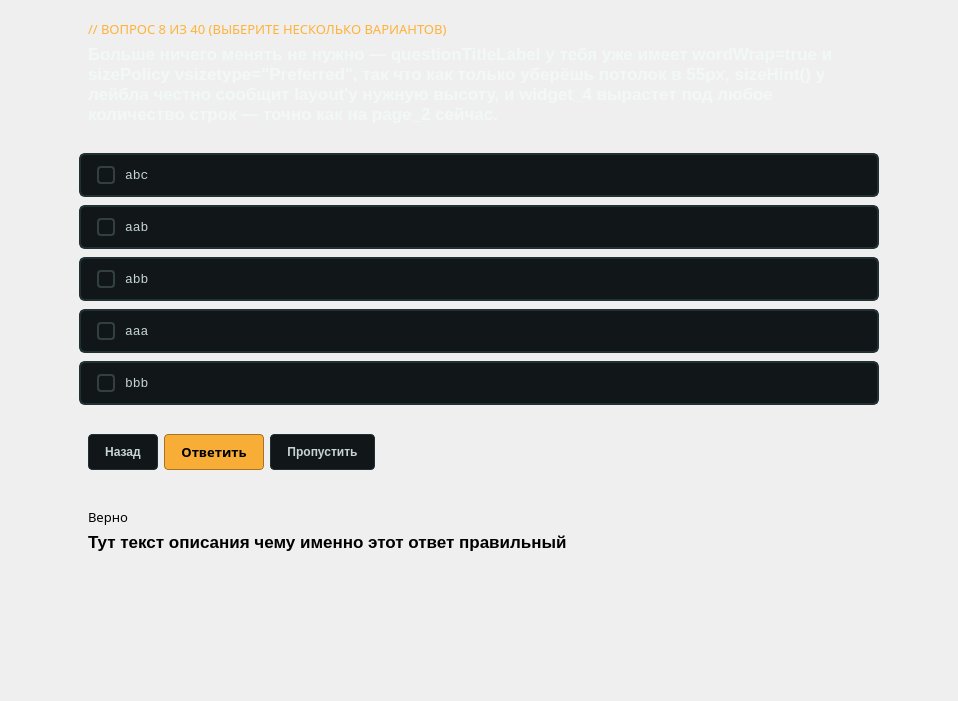
                <widget class="QWidget" name="scrollAreaWidgetContents_3">
                 <property name="geometry">
                  <rect>
                   <x>0</x>
                   <y>0</y>
                   <width>958</width>
                   <height>701</height>
                  </rect>
                 </property>
                 <layout class="QGridLayout" name="gridLayout_10">
                  <property name="verticalSpacing">
                   <number>20</number>
                  </property>
                  <item row="2" column="0">
                   <widget class="QWidget" name="widget_9" native="true">
                    <property name="maximumSize">
                     <size>
                      <width>800</width>
                      <height>16777215</height>
                     </size>
                    </property>
                    <layout class="QGridLayout" name="gridLayout_11">
                     <item row="0" column="0">
                      <widget class="QPushButton" name="pushButton_7">
                       <property name="sizePolicy">
                        <sizepolicy hsizetype="Minimum" vsizetype="Preferred">
                         <horstretch>0</horstretch>
                         <verstretch>0</verstretch>
                        </sizepolicy>
                       </property>
                       <property name="styleSheet">
                        <string notr="true">QPushButton {
	font-family: &quot;IBM Plex Mono&quot;;
    font-weight: 500;
    background-color: rgb(17, 23, 24);
    color: rgb(199, 212, 210);
    border: 1px solid rgb(33, 48, 50);
    border-radius: 4px;
	padding: 8px 16px;
}

QPushButton:hover {
    background-color: rgb(22, 30, 32);
    border-color: rgb(51, 64, 63);
}
</string>
                       </property>
                       <property name="text">
                        <string>Назад</string>
                       </property>
                      </widget>
                     </item>
                     <item row="0" column="1">
                      <widget class="QPushButton" name="pushButton_8">
                       <property name="sizePolicy">
                        <sizepolicy hsizetype="Minimum" vsizetype="Preferred">
                         <horstretch>0</horstretch>
                         <verstretch>0</verstretch>
                        </sizepolicy>
                       </property>
                       <property name="font">
                        <font>
                         <family>IBM Plex Mono</family>
                         <pointsize>10</pointsize>
                         <fontweight>DemiBold</fontweight>
                        </font>
                       </property>
                       <property name="styleSheet">
                        <string notr="true">QPushButton {
	font-family: &quot;IBM Plex Mono&quot;;
    font-weight: 600;
	background-color: rgb(248, 173, 54);
	color: rgb(0, 0, 0);
    border: 1px solid rgb(167, 115, 37);
    border-radius: 4px;
	padding: 8px 16px;
}

QPushButton:hover {
    border: 2px solid rgb(255, 255, 255);
}
</string>
                       </property>
                       <property name="text">
                        <string>Ответить</string>
                       </property>
                      </widget>
                     </item>
                     <item row="0" column="3">
                      <spacer name="horizontalSpacer_3">
                       <property name="orientation">
                        <enum>Qt::Orientation::Horizontal</enum>
                       </property>
                       <property name="sizeType">
                        <enum>QSizePolicy::Policy::Expanding</enum>
                       </property>
                       <property name="sizeHint" stdset="0">
                        <size>
                         <width>498</width>
                         <height>20</height>
                        </size>
                       </property>
                      </spacer>
                     </item>
                     <item row="0" column="2">
                      <widget class="QPushButton" name="pushButton_9">
                       <property name="sizePolicy">
                        <sizepolicy hsizetype="Minimum" vsizetype="Preferred">
                         <horstretch>0</horstretch>
                         <verstretch>0</verstretch>
                        </sizepolicy>
                       </property>
                       <property name="sizeIncrement">
                        <size>
                         <width>0</width>
                         <height>0</height>
                        </size>
                       </property>
                       <property name="baseSize">
                        <size>
                         <width>0</width>
                         <height>0</height>
                        </size>
                       </property>
                       <property name="styleSheet">
                        <string notr="true">QPushButton {
	font-family: &quot;IBM Plex Mono&quot;;
    font-weight: 500;
    background-color: rgb(17, 23, 24);
    color: rgb(199, 212, 210);
    border: 1px solid rgb(33, 48, 50);
    border-radius: 4px;
	padding: 8px 16px;
}

QPushButton:hover {
    background-color: rgb(22, 30, 32);
    border-color: rgb(51, 64, 63);
}
</string>
                       </property>
                       <property name="text">
                        <string>Пропустить</string>
                       </property>
                      </widget>
                     </item>
                    </layout>
                   </widget>
                  </item>
                  <item row="1" column="0">
                   <widget class="QWidget" name="optionsWidget_3" native="true">
                    <property name="sizePolicy">
                     <sizepolicy hsizetype="Expanding" vsizetype="Fixed">
                      <horstretch>0</horstretch>
                      <verstretch>0</verstretch>
                     </sizepolicy>
                    </property>
                    <property name="maximumSize">
                     <size>
                      <width>800</width>
                      <height>16777215</height>
                     </size>
                    </property>
                    <layout class="QVBoxLayout" name="optionsLayout_3">
                     <property name="spacing">
                      <number>8</number>
                     </property>
                     <property name="leftMargin">
                      <number>0</number>
                     </property>
                     <property name="topMargin">
                      <number>0</number>
                     </property>
                     <property name="rightMargin">
                      <number>0</number>
                     </property>
                     <property name="bottomMargin">
                      <number>0</number>
                     </property>
                     <item>
                      <widget class="BigCheckBox" name="optionCheck4_3">
                       <property name="sizePolicy">
                        <sizepolicy hsizetype="Expanding" vsizetype="Fixed">
                         <horstretch>0</horstretch>
                         <verstretch>0</verstretch>
                        </sizepolicy>
                       </property>
                       <property name="minimumSize">
                        <size>
                         <width>0</width>
                         <height>44</height>
                        </size>
                       </property>
                       <property name="maximumSize">
                        <size>
                         <width>800</width>
                         <height>16777215</height>
                        </size>
                       </property>
                       <property name="font">
                        <font>
                         <family>Consolas</family>
                         <pointsize>10</pointsize>
                        </font>
                       </property>
                       <property name="styleSheet">
                        <string notr="true">QCheckBox {
    background-color: rgb(17, 23, 24);
    color: rgb(199, 212, 210);
    border: 2px solid rgb(33, 48, 50);
    border-radius: 6px;
    padding-left: 16px;
    spacing: 10px;
}

QCheckBox:hover {
    background-color: rgb(22, 30, 32);
    border-color: rgb(51, 64, 63);
}

QCheckBox:checked {
    background-color: rgb(29, 27, 20);
    border: 2px solid rgb(229, 159, 50);
}

QCheckBox::indicator {
    width: 14px;
    height: 14px;
    border: 2px solid rgb(51, 64, 63);
    border-radius: 4px;
    background-color: rgb(17, 23, 24);
}

QCheckBox::indicator:hover {
}

QCheckBox::indicator:checked {
    width: 14px;
    height: 14px;
    border-radius: 4px;
    background-color: rgb(255, 179, 57);
    border: 2px solid rgb(190, 127, 0);
}</string>
                       </property>
                       <property name="text">
                        <string>abc</string>
                       </property>
                      </widget>
                     </item>
                     <item>
                      <widget class="BigCheckBox" name="optionCheck1_3">
                       <property name="sizePolicy">
                        <sizepolicy hsizetype="Expanding" vsizetype="Fixed">
                         <horstretch>0</horstretch>
                         <verstretch>0</verstretch>
                        </sizepolicy>
                       </property>
                       <property name="minimumSize">
                        <size>
                         <width>0</width>
                         <height>44</height>
                        </size>
                       </property>
                       <property name="maximumSize">
                        <size>
                         <width>800</width>
                         <height>16777215</height>
                        </size>
                       </property>
                       <property name="font">
                        <font>
                         <family>Consolas</family>
                         <pointsize>10</pointsize>
                        </font>
                       </property>
                       <property name="styleSheet">
                        <string notr="true">QCheckBox {
    background-color: rgb(17, 23, 24);
    color: rgb(199, 212, 210);
    border: 2px solid rgb(33, 48, 50);
    border-radius: 6px;
    padding-left: 16px;
    spacing: 10px;
}

QCheckBox:hover {
    background-color: rgb(22, 30, 32);
    border-color: rgb(51, 64, 63);
}

QCheckBox:checked {
    background-color: rgb(29, 27, 20);
    border: 2px solid rgb(229, 159, 50);
}

QCheckBox::indicator {
    width: 14px;
    height: 14px;
    border: 2px solid rgb(51, 64, 63);
    border-radius: 4px;
    background-color: rgb(17, 23, 24);
}

QCheckBox::indicator:hover {
}

QCheckBox::indicator:checked {
    width: 14px;
    height: 14px;
    border-radius: 4px;
    background-color: rgb(255, 179, 57);
    border: 2px solid rgb(190, 127, 0);
}</string>
                       </property>
                       <property name="text">
                        <string>aab</string>
                       </property>
                      </widget>
                     </item>
                     <item>
                      <widget class="BigCheckBox" name="optionCheck2_3">
                       <property name="sizePolicy">
                        <sizepolicy hsizetype="Expanding" vsizetype="Fixed">
                         <horstretch>0</horstretch>
                         <verstretch>0</verstretch>
                        </sizepolicy>
                       </property>
                       <property name="minimumSize">
                        <size>
                         <width>0</width>
                         <height>44</height>
                        </size>
                       </property>
                       <property name="maximumSize">
                        <size>
                         <width>800</width>
                         <height>16777215</height>
                        </size>
                       </property>
                       <property name="font">
                        <font>
                         <family>Consolas</family>
                         <pointsize>10</pointsize>
                        </font>
                       </property>
                       <property name="styleSheet">
                        <string notr="true">QCheckBox {
    background-color: rgb(17, 23, 24);
    color: rgb(199, 212, 210);
    border: 2px solid rgb(33, 48, 50);
    border-radius: 6px;
    padding-left: 16px;
    spacing: 10px;
}

QCheckBox:hover {
    background-color: rgb(22, 30, 32);
    border-color: rgb(51, 64, 63);
}

QCheckBox:checked {
    background-color: rgb(29, 27, 20);
    border: 2px solid rgb(229, 159, 50);
}

QCheckBox::indicator {
    width: 14px;
    height: 14px;
    border: 2px solid rgb(51, 64, 63);
    border-radius: 4px;
    background-color: rgb(17, 23, 24);
}

QCheckBox::indicator:hover {
}

QCheckBox::indicator:checked {
    width: 14px;
    height: 14px;
    border-radius: 4px;
    background-color: rgb(255, 179, 57);
    border: 2px solid rgb(190, 127, 0);
}</string>
                       </property>
                       <property name="text">
                        <string>abb</string>
                       </property>
                      </widget>
                     </item>
                     <item>
                      <widget class="BigCheckBox" name="optionCheck5_3">
                       <property name="sizePolicy">
                        <sizepolicy hsizetype="Expanding" vsizetype="Fixed">
                         <horstretch>0</horstretch>
                         <verstretch>0</verstretch>
                        </sizepolicy>
                       </property>
                       <property name="minimumSize">
                        <size>
                         <width>0</width>
                         <height>44</height>
                        </size>
                       </property>
                       <property name="maximumSize">
                        <size>
                         <width>800</width>
                         <height>16777215</height>
                        </size>
                       </property>
                       <property name="font">
                        <font>
                         <family>Consolas</family>
                         <pointsize>10</pointsize>
                        </font>
                       </property>
                       <property name="styleSheet">
                        <string notr="true">QCheckBox {
    background-color: rgb(17, 23, 24);
    color: rgb(199, 212, 210);
    border: 2px solid rgb(33, 48, 50);
    border-radius: 6px;
    padding-left: 16px;
    spacing: 10px;
}

QCheckBox:hover {
    background-color: rgb(22, 30, 32);
    border-color: rgb(51, 64, 63);
}

QCheckBox:checked {
    background-color: rgb(29, 27, 20);
    border: 2px solid rgb(229, 159, 50);
}

QCheckBox::indicator {
    width: 14px;
    height: 14px;
    border: 2px solid rgb(51, 64, 63);
    border-radius: 4px;
    background-color: rgb(17, 23, 24);
}

QCheckBox::indicator:hover {
}

QCheckBox::indicator:checked {
    width: 14px;
    height: 14px;
    border-radius: 4px;
    background-color: rgb(255, 179, 57);
    border: 2px solid rgb(190, 127, 0);
}</string>
                       </property>
                       <property name="text">
                        <string>aaa</string>
                       </property>
                      </widget>
                     </item>
                     <item>
                      <widget class="BigCheckBox" name="optionCheck3_3">
                       <property name="sizePolicy">
                        <sizepolicy hsizetype="Expanding" vsizetype="Fixed">
                         <horstretch>0</horstretch>
                         <verstretch>0</verstretch>
                        </sizepolicy>
                       </property>
                       <property name="minimumSize">
                        <size>
                         <width>0</width>
                         <height>44</height>
                        </size>
                       </property>
                       <property name="maximumSize">
                        <size>
                         <width>800</width>
                         <height>16777215</height>
                        </size>
                       </property>
                       <property name="font">
                        <font>
                         <family>Consolas</family>
                         <pointsize>10</pointsize>
                        </font>
                       </property>
                       <property name="styleSheet">
                        <string notr="true">QCheckBox {
    background-color: rgb(17, 23, 24);
    color: rgb(199, 212, 210);
    border: 2px solid rgb(33, 48, 50);
    border-radius: 6px;
    padding-left: 16px;
    spacing: 10px;
}

QCheckBox:hover {
    background-color: rgb(22, 30, 32);
    border-color: rgb(51, 64, 63);
}

QCheckBox:checked {
    background-color: rgb(29, 27, 20);
    border: 2px solid rgb(229, 159, 50);
}

QCheckBox::indicator {
    width: 14px;
    height: 14px;
    border: 2px solid rgb(51, 64, 63);
    border-radius: 4px;
    background-color: rgb(17, 23, 24);
}

QCheckBox::indicator:hover {
}

QCheckBox::indicator:checked {
    width: 14px;
    height: 14px;
    border-radius: 4px;
    background-color: rgb(255, 179, 57);
    border: 2px solid rgb(190, 127, 0);
}</string>
                       </property>
                       <property name="text">
                        <string>bbb</string>
                       </property>
                      </widget>
                     </item>
                    </layout>
                   </widget>
                  </item>
                  <item row="0" column="0">
                   <widget class="QWidget" name="widget_8" native="true">
                    <property name="sizePolicy">
                     <sizepolicy hsizetype="Preferred" vsizetype="Preferred">
                      <horstretch>0</horstretch>
                      <verstretch>0</verstretch>
                     </sizepolicy>
                    </property>
                    <property name="maximumSize">
                     <size>
                      <width>800</width>
                      <height>16777215</height>
                     </size>
                    </property>
                    <layout class="QVBoxLayout" name="verticalLayout_4">
                     <item>
                      <widget class="QLabel" name="questionEyebrowLabel_3">
                       <property name="sizePolicy">
                        <sizepolicy hsizetype="Preferred" vsizetype="Preferred">
                         <horstretch>0</horstretch>
                         <verstretch>0</verstretch>
                        </sizepolicy>
                       </property>
                       <property name="font">
                        <font>
                         <family>Noto Sans</family>
                         <pointsize>10</pointsize>
                        </font>
                       </property>
                       <property name="styleSheet">
                        <string notr="true">QLabel#questionEyebrowLabel_3 {
    color: rgb(255, 178, 56);
    border: none;
}</string>
                       </property>
                       <property name="text">
                        <string>// ВОПРОС 8 ИЗ 40 (ВЫБЕРИТЕ НЕСКОЛЬКО ВАРИАНТОВ)</string>
                       </property>
                      </widget>
                     </item>
                     <item>
                      <widget class="QLabel" name="questionTitleLabel_4">
                       <property name="sizePolicy">
                        <sizepolicy hsizetype="Preferred" vsizetype="Preferred">
                         <horstretch>0</horstretch>
                         <verstretch>0</verstretch>
                        </sizepolicy>
                       </property>
                       <property name="font">
                        <font>
                         <pointsize>13</pointsize>
                         <bold>true</bold>
                        </font>
                       </property>
                       <property name="styleSheet">
                        <string notr="true">QLabel#questionTitleLabel_4 {
    color: rgb(242, 248, 246);
    border: none;
}</string>
                       </property>
                       <property name="text">
                        <string>Больше ничего менять не нужно — questionTitleLabel у тебя уже имеет wordWrap=true и sizePolicy vsizetype=&quot;Preferred&quot;, так что как только уберёшь потолок в 55px, sizeHint() у лейбла честно сообщит layout'у нужную высоту, и widget_4 вырастет под любое количество строк — точно как на page_2 сейчас.</string>
                       </property>
                       <property name="wordWrap">
                        <bool>true</bool>
                       </property>
                      </widget>
                     </item>
                    </layout>
                   </widget>
                  </item>
                  <item row="5" column="0">
                   <spacer name="verticalSpacer_3">
                    <property name="orientation">
                     <enum>Qt::Orientation::Vertical</enum>
                    </property>
                    <property name="sizeHint" stdset="0">
                     <size>
                      <width>20</width>
                      <height>40</height>
                     </size>
                    </property>
                   </spacer>
                  </item>
                  <item row="4" column="0">
                   <widget class="QWidget" name="widget_10" native="true">
                    <property name="sizePolicy">
                     <sizepolicy hsizetype="Preferred" vsizetype="Fixed">
                      <horstretch>0</horstretch>
                      <verstretch>0</verstretch>
                     </sizepolicy>
                    </property>
                    <property name="maximumSize">
                     <size>
                      <width>800</width>
                      <height>16777215</height>
                     </size>
                    </property>
                    <layout class="QVBoxLayout" name="verticalLayout_5">
                     <item>
                      <widget class="QLabel" name="questionEyebrowLabel_4">
                       <property name="sizePolicy">
                        <sizepolicy hsizetype="Preferred" vsizetype="Fixed">
                         <horstretch>0</horstretch>
                         <verstretch>0</verstretch>
                        </sizepolicy>
                       </property>
                       <property name="font">
                        <font>
                         <family>Noto Sans</family>
                         <pointsize>10</pointsize>
                        </font>
                       </property>
                       <property name="styleSheet">
                        <string notr="true">QLabel#questionEyebrowLabel_3 {
    color: rgb(255, 178, 56);
    border: none;
}</string>
                       </property>
                       <property name="text">
                        <string>Верно</string>
                       </property>
                      </widget>
                     </item>
                     <item>
                      <widget class="QLabel" name="questionTitleLabel_5">
                       <property name="sizePolicy">
                        <sizepolicy hsizetype="Preferred" vsizetype="Preferred">
                         <horstretch>0</horstretch>
                         <verstretch>0</verstretch>
                        </sizepolicy>
                       </property>
                       <property name="font">
                        <font>
                         <pointsize>13</pointsize>
                         <bold>true</bold>
                        </font>
                       </property>
                       <property name="styleSheet">
                        <string notr="true">QLabel#questionTitleLabel_4 {
    color: rgb(242, 248, 246);
    border: none;
}</string>
                       </property>
                       <property name="text">
                        <string>Тут текст описания чему именно этот ответ правильный </string>
                       </property>
                       <property name="wordWrap">
                        <bool>true</bool>
                       </property>
                      </widget>
                     </item>
                    </layout>
                   </widget>
                  </item>
                 </layout>
                </widget>
